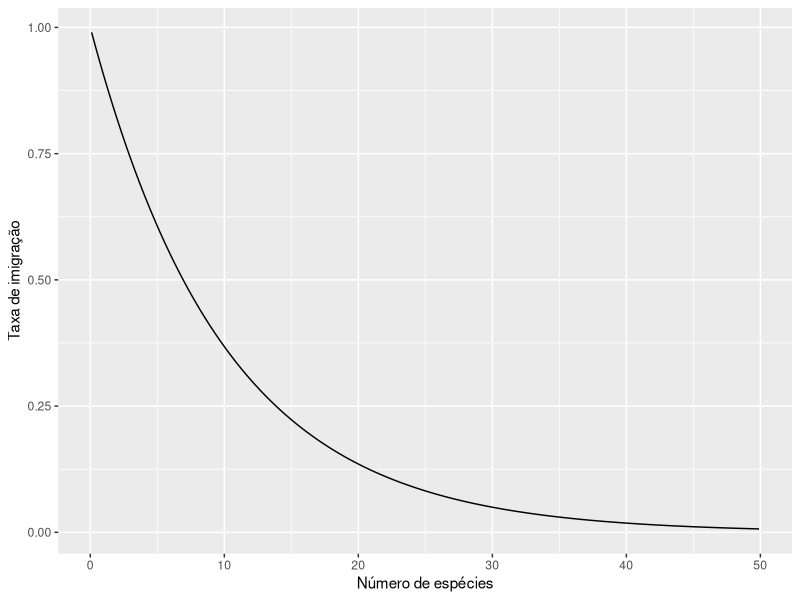
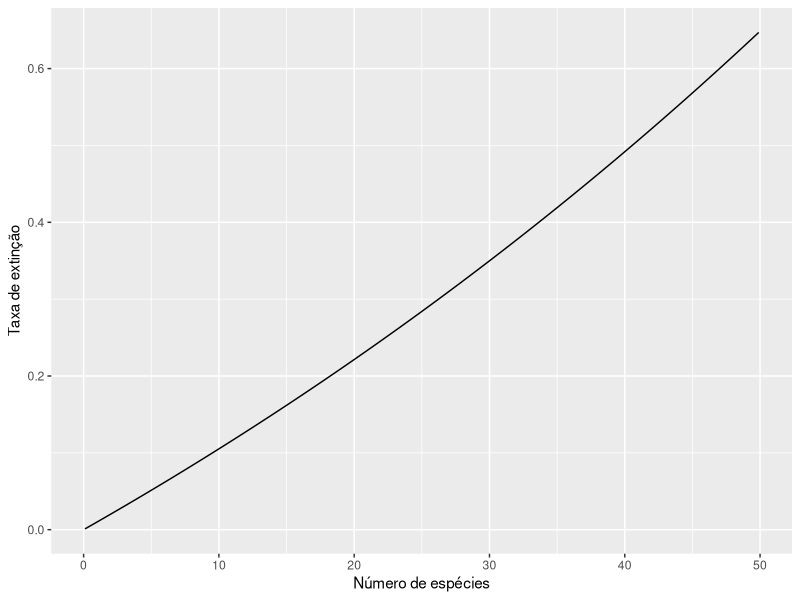
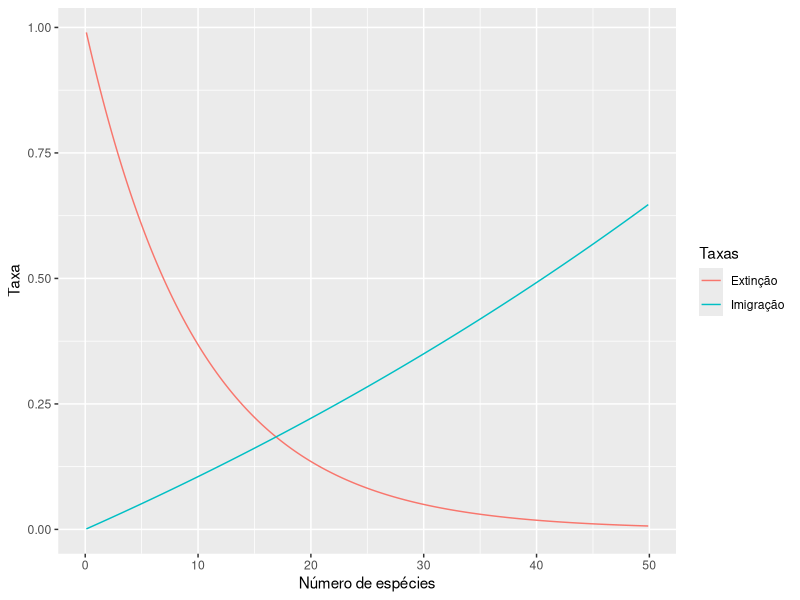
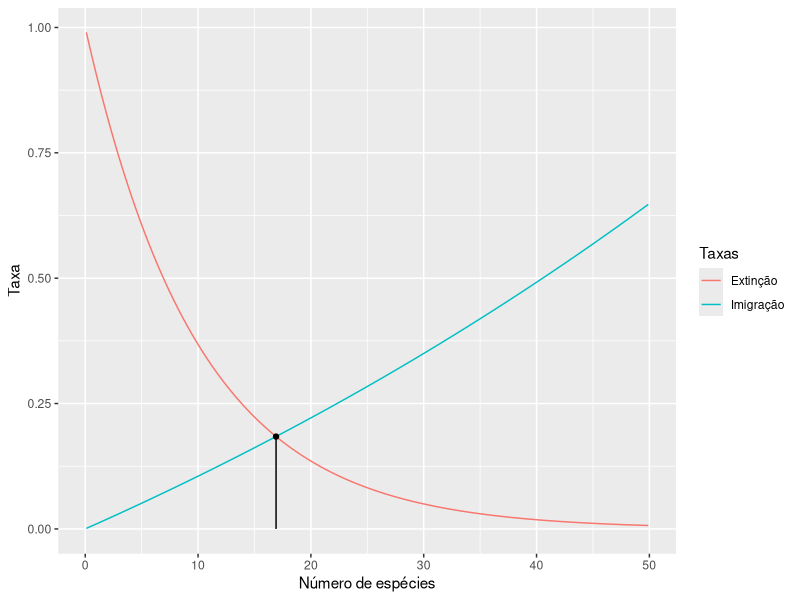
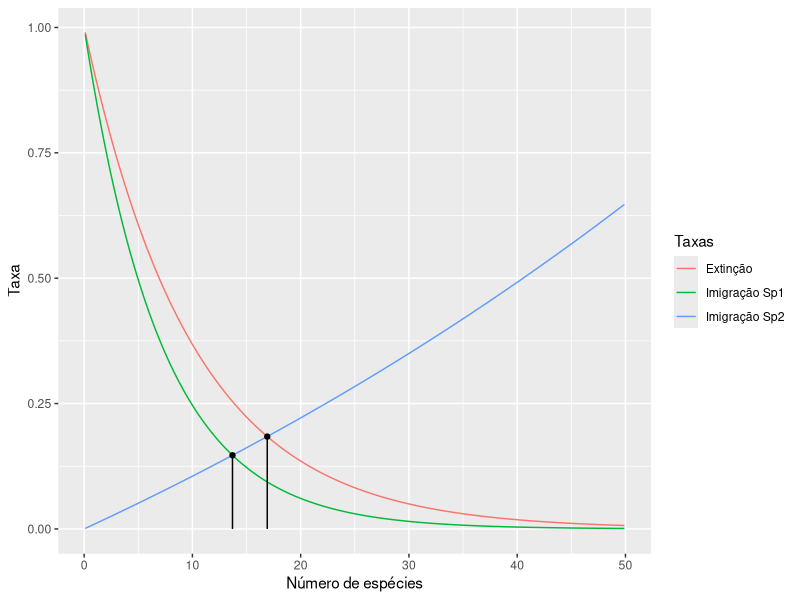
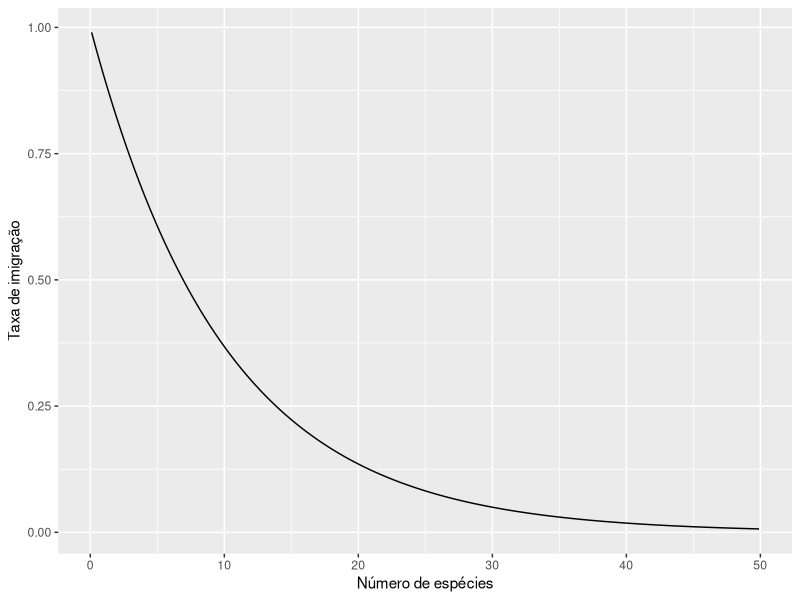
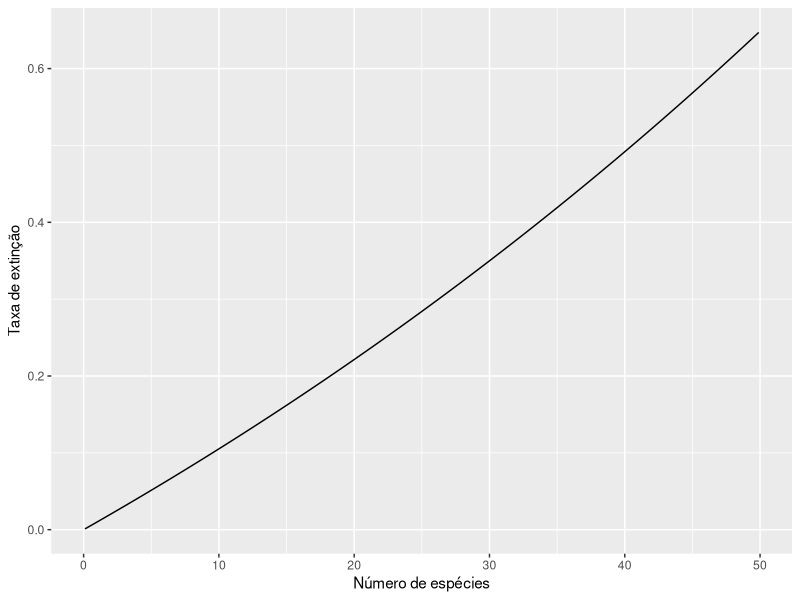
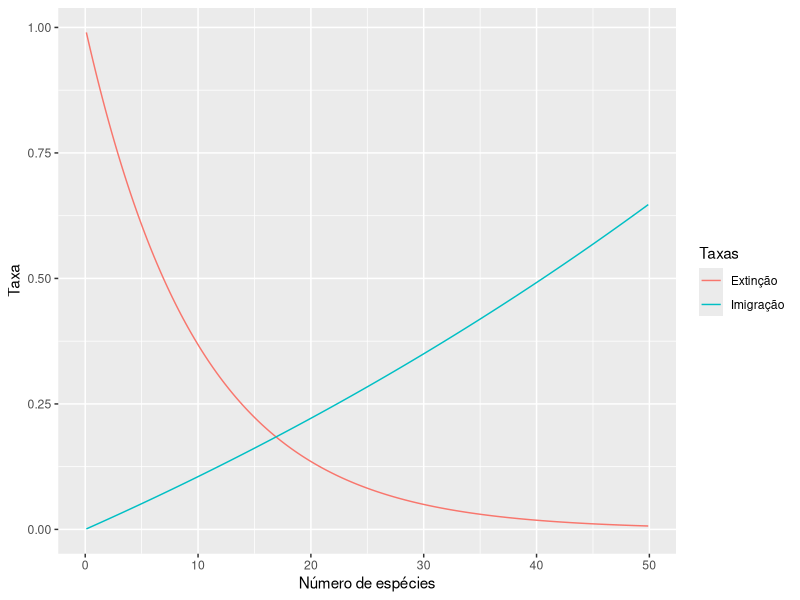

These charts were generated, in order, by the following R code:
###http://recologia.com.br/2016/06/biogeografia-de-ilhas/
library(ggplot2)

exemplo<-data.frame(especies=seq(0.1,50,0.2))

##Imigração
IO<-log(1)
b<-0.1
exemplo$imigracao<-exp(IO-b*exemplo$especies)

ggplot(data=exemplo,aes(x=especies,y=imigracao))+geom_line()+
    xlab("Número de espécies") +
    ylab("Taxa de imigração")
ggsave("01.jpg")
##curve(exp(IO-b*x),0,50,xlab="n. de espécies",ylab="Taxa Imigração")

##Extinção
d<-0.01
exemplo$extincao<-exp(d*exemplo$especies)-1
ggplot(data=exemplo,aes(x=especies,y=extincao))+geom_line()+
    xlab("Número de espécies") +
    ylab("Taxa de extinção")
ggsave("02.jpg")
##curve(exp(d*x)-1,0,50,xlab="n. de espécies",ylab="Taxa Extinção")


##Os dois juntos
exemplo2<-stack(exemplo[,c("imigracao","extincao")])
colnames(exemplo2)<-c("valores","tipo")
exemplo2$especies<-rep(exemplo$especies,2)

ggplot(data=exemplo2,aes(x=especies,y=valores,group=tipo,colour=tipo))+geom_line()+
    scale_colour_discrete(name="Taxas",labels=c("Extinção","Imigração"))+
    xlab("Número de espécies") +
    ylab("Taxa")
ggsave("03.jpg")
##
deltaR<-function(R){
    (exp(IO-b*R) - (exp(d*R)-1))^2
}
estavel<-optimize(f=deltaR,interval = c(1,50))
segmento<-data.frame(x = c(estavel$minimum,estavel$minimum),y=c(0,max(apply(exemplo[,2:3],1,min))))

ggplot(data=exemplo2,aes(x=especies,y=valores,group=tipo,colour=tipo))+geom_line()+
    scale_colour_discrete(name="Taxas",labels=c("Extinção","Imigração"))+
    geom_line(aes(x = x, y = y,group="Estável", colour = "Estável"),data = segmento,colour="black")+
    geom_point(aes(x = x, y = y,group="Estável", colour = "Estável"), data = segmento[2,],colour="black")+
    xlab("Número de espécies") +
    ylab("Taxa")
ggsave("04.jpg")



exemplo<-data.frame(especies=seq(0.1,50,0.2))
exemplo$isp1<-exp(IO-0.1*exemplo$especies)
exemplo$isp2<-exp(IO-0.14*exemplo$especies)
exemplo$extincao<-exp(d*exemplo$especies)-1
exemplo2<-stack(exemplo[,c("isp1","isp2","extincao")])
colnames(exemplo2)<-c("valores","tipo")
exemplo2$especies<-rep(exemplo$especies,3)


deltaR<-function(R,b){
    (exp(IO-b*R) - (exp(d*R)-1))^2
}
b<-0.1
estavel<-optimize(f=deltaR,interval = c(1,50),b=b)
segmento1<-data.frame(x = c(estavel$minimum,estavel$minimum),y=c(0,max(apply(exemplo[,c(2,4)],1,min))))
b<-0.14
estavel<-optimize(f=deltaR,interval = c(1,50),b=b)
segmento2<-data.frame(x = c(estavel$minimum,estavel$minimum),y=c(0,max(apply(exemplo[,c(3,4)],1,min))))



ggplot(data=exemplo2,aes(x=especies,y=valores,group=tipo,colour=tipo))+geom_line()+
    scale_colour_discrete(name="Taxas",labels=c("Extinção","Imigração Sp1","Imigração Sp2"))+
    geom_line(aes(x = x, y = y,group="Estável", colour = "Estável"),data = segmento1,colour="black")+
    geom_point(aes(x = x, y = y,group="Estável", colour = "Estável"), data = segmento1[2,],colour="black")+
    geom_line(aes(x = x, y = y,group="Estável", colour = "Estável"),data = segmento2,colour="black")+
    geom_point(aes(x = x, y = y,group="Estável", colour = "Estável"), data = segmento2[2,],colour="black")+
    xlab("Número de espécies") +
    ylab("Taxa")
ggsave("05.jpg")
